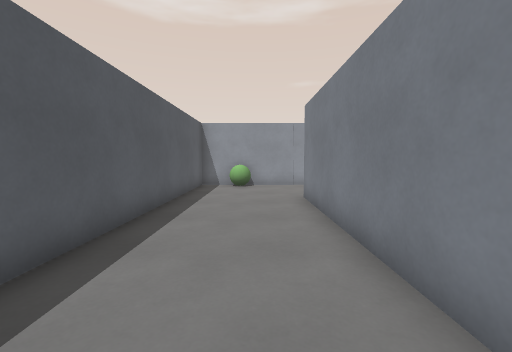
[1] (above)

16 first-person views from a walk through a level from a Godot 3-D game. The camera is 1.3 m above the floor, tilts 4° down and sees 90° across. The floor is counted in squares, 1 m on a side. Each view is taken from the middle of a square. On the plan, view 1 faces up. The plan holds only what a view shows up to about 13 squares ahead; the rest is blank. The place goes on beyond the plan. Characters and animated objects are not drawn. Surface patterns are stand-ins for the level's own textures.

[2]
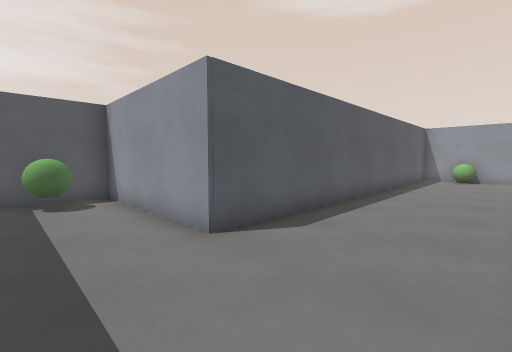

[3]
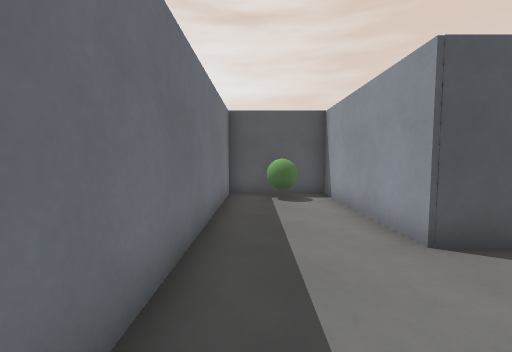

[4]
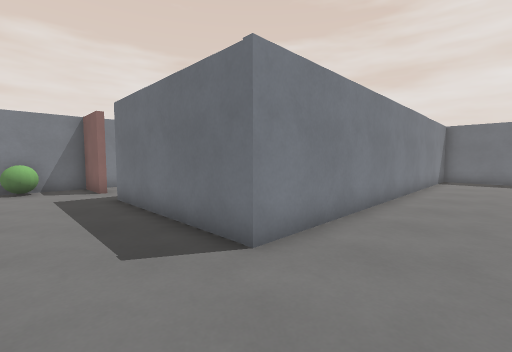

[5]
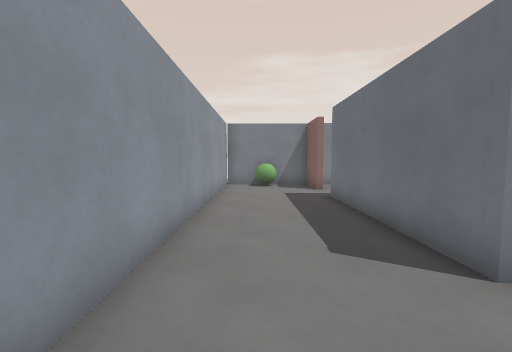

[6]
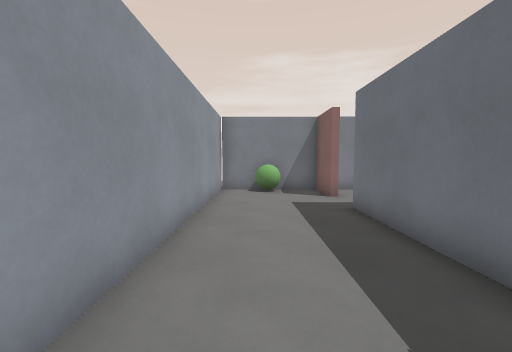

[7]
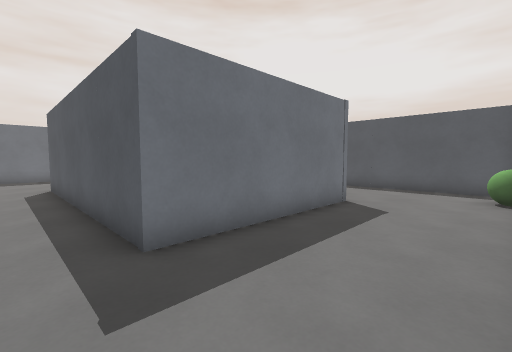

[8]
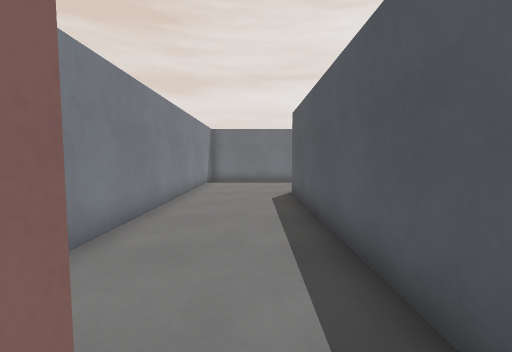

[9]
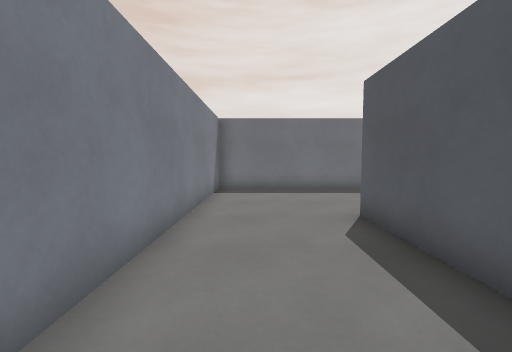

[10]
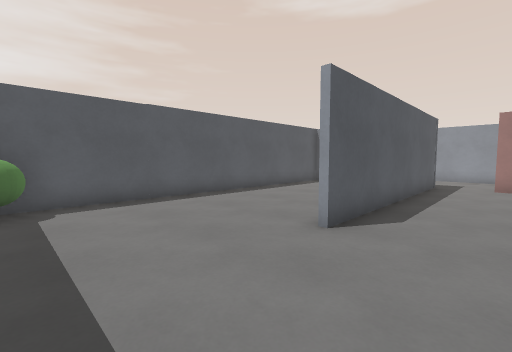

[11]
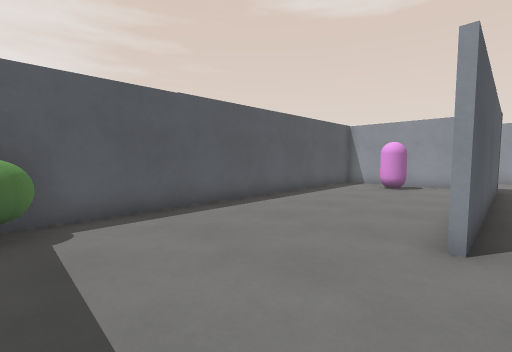

[12]
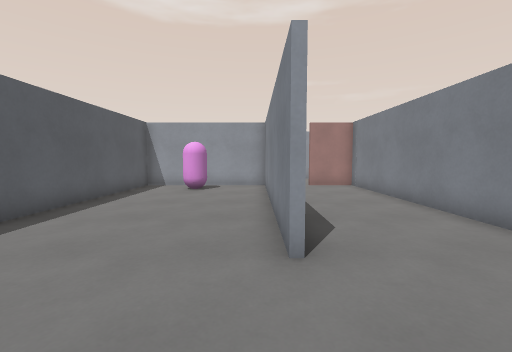

[13]
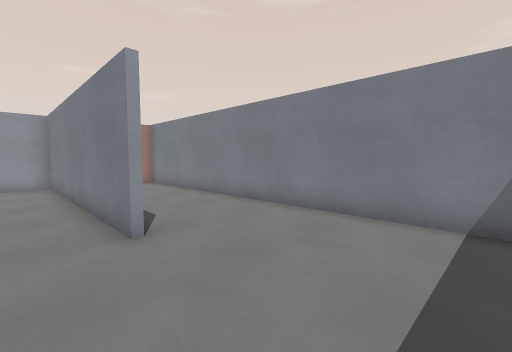

[14]
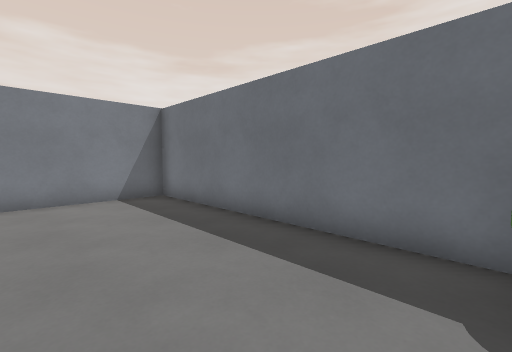

[15]
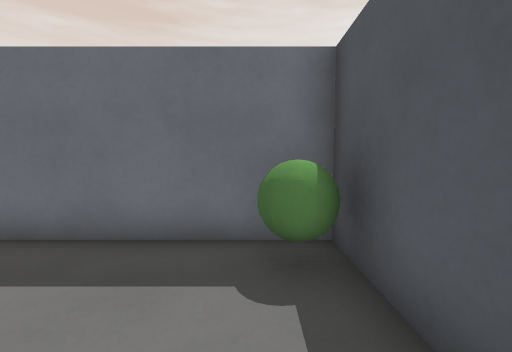

[16]
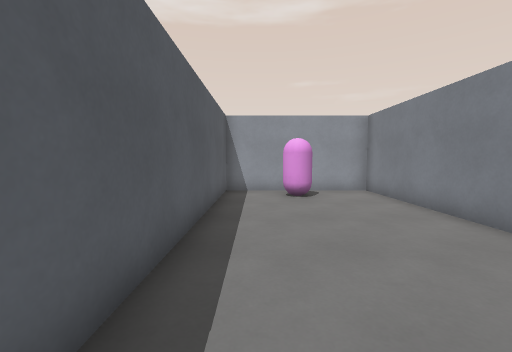

### Floor plan
Points are (right, up) in squares from view 1. A wall is a line through its corners. A room is listed if a view was taken in it or the views show most of it. See-through windows are left out.
Room 1 (views 1, 2, 3, 4, 5, 6, 7, 8)
walls: (9.5, 8.5) (11.6, 8.5) (11.6, 12.4) (-2.6, 12.4) (-2.6, -2.5) (-8.2, -2.5) (-8.2, -6) (0.5, -6); (1.6, -4.9) (1.6, 8.5) (7.6, 8.5) (7.6, 7.5)
ways out: opening at (9, 8) to room 2; closed door at (10.5, 8) to room 2
Room 2 (views 9, 10, 11, 12, 13, 14, 15, 16)
walls: (7.4, -0.9) (7.4, 8.2) (1.7, 8.2); (7.6, 7.5) (7.6, -0.8); (1.8, 8.5) (1.8, -6) (11.6, -6) (11.6, 8.2) (9.5, 8.2)
ways out: opening at (9, 8) to room 1; closed door at (10.5, 8) to room 1

Positions as (right, up) in squares from view 1, and headings:
1: (0, 0), facing up
2: (1, -5), facing up-left
3: (1, -5), facing left
4: (-1, 11), facing down-right
5: (-1, 11), facing right
6: (1, 11), facing right
7: (9, 12), facing down-left
8: (9, 9), facing down
9: (10, 5), facing down
10: (10, -5), facing up-left
11: (8, -5), facing up-left
12: (7, -4), facing up
13: (6, -5), facing up-right
14: (3, -2), facing down-right
15: (3, -2), facing down
16: (3, -2), facing up
